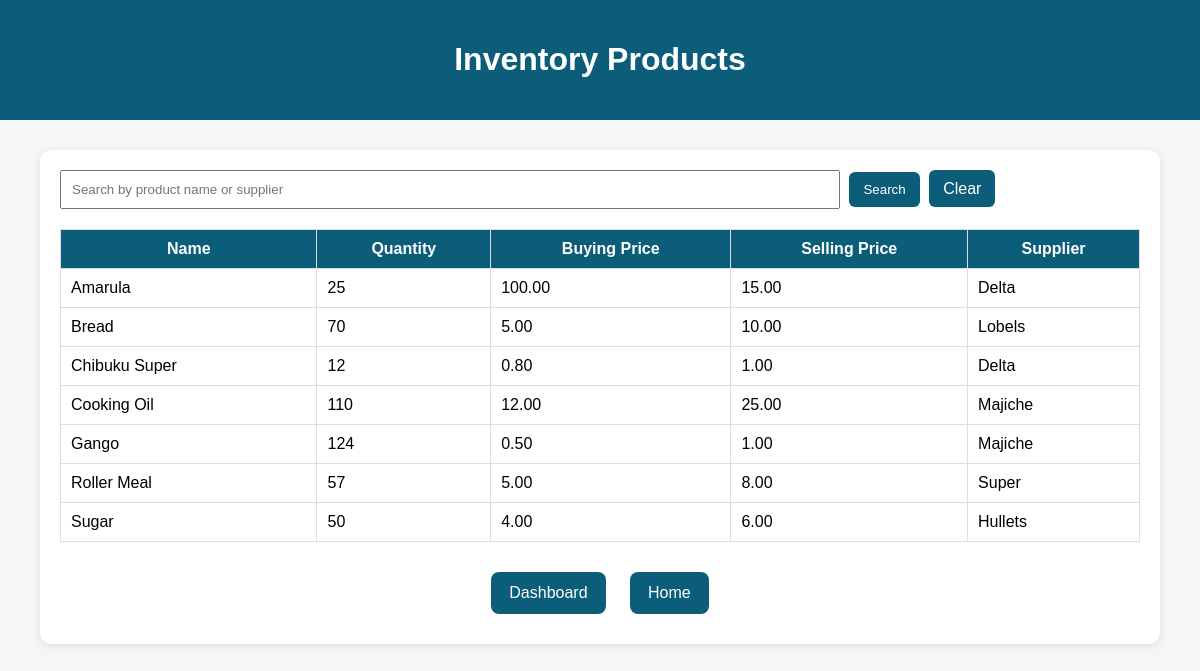
The page /products/ (signed in) on the database its author committed.
### core/models.py (models this page shows, shortened)
class Product(models.Model):
    name = models.CharField(max_length=200)
    quantity = models.IntegerField(default=0)
    buying_price = models.DecimalField(max_digits=10, decimal_places=2)
    selling_price = models.DecimalField(max_digits=10, decimal_places=2)
    supplier = models.CharField(max_length=200)
    date_added = models.DateTimeField(auto_now_add=True)

### core/views.py (the view)
# urls.py: path('products/', views.products, name='products'),
@login_required
def products(request):
    if not hasattr(request.user, 'userprofile'):
        return redirect('home')
    role = request.user.userprofile.role
    if role not in ['CEO', 'Manager']:
        return redirect('home')
    query = request.GET.get('q', '')
    products = Product.objects.all().order_by('name')
    if query:
        products = products.filter(
            Q(name__icontains=query) |
            Q(supplier__icontains=query)
        )
    return render(request, 'core/products.html', {
        'products': products,
        'query': query
    })

### core/templates/core/products.html (shortened to what this page needs)
<!DOCTYPE html>
<html>
<head>
</head>
<body>
    <div class="header">
        <h1>Inventory Products</h1>
    </div>
    <div class="container">
        <form method="GET" class="search-box">
            <input type="text" name="q" placeholder="Search by product name or supplier" value="{{ query }}">
            <button type="submit">Search</button>
            <a href="/products/">Clear</a>
        </form>
        <table>
            <tr>
                <th>Name</th>
                <th>Quantity</th>
                <th>Buying Price</th>
                <th>Selling Price</th>
                <th>Supplier</th>
            </tr>
            {% for product in products %}
            <tr>
                <td>{{ product.name }}</td>
                <td>{{ product.quantity }}</td>
                <td>{{ product.buying_price }}</td>
                <td>{{ product.selling_price }}</td>
                <td>{{ product.supplier }}</td>
            </tr>
            {% empty %}
            <tr>
                <td colspan="5">No products found</td>
            </tr>
            {% endfor %}
        </table>
        <div class="nav">
            <a href="/dashboard/">Dashboard</a>
            <a href="/home/">Home</a>
        </div>
    </div>
</body>
</html>

### core/templates/core/products.html (style rules this page uses)
body { font-family: Arial, sans-serif; background-color: #f4f6f8; margin: 0; padding: 0; }
.header { background-color: #0b5d7a; color: white; padding: 20px; text-align: center; }
.container { width: 90%; margin: 30px auto; background: white; padding: 20px; border-radius: 12px; box-shadow: 0 2px 8px rgba(0,0,0,0.1); }
.search-box { margin-bottom: 20px; }
.search-box input { width: 70%; padding: 10px; }
.search-box button, .search-box a { padding: 10px 14px; background-color: #0b5d7a; color: white; text-decoration: none; border: none; border-radius: 6px; margin-left: 5px; cursor: pointer; }
table { width: 100%; border-collapse: collapse; }
table, th, td { border: 1px solid #ddd; }
th { background-color: #0b5d7a; color: white; padding: 10px; }
td { padding: 10px; }
.nav { margin-top: 20px; text-align: center; }
.nav a { display: inline-block; margin: 10px; padding: 12px 18px; background-color: #0b5d7a; color: white; text-decoration: none; border-radius: 8px; }

### rows shown on the page
Product: name "Amarula", quantity "25", buying_price "100.00", selling_price "15.00", supplier "Delta"
Product: name "Bread", quantity "70", buying_price "5.00", selling_price "10.00", supplier "Lobels"
Product: name "Chibuku Super", quantity "12", buying_price "0.80", selling_price "1.00", supplier "Delta"
Product: name "Cooking Oil", quantity "110", buying_price "12.00", selling_price "25.00", supplier "Majiche"
Product: name "Gango", quantity "124", buying_price "0.50", selling_price "1.00", supplier "Majiche"
Product: name "Roller Meal", quantity "57", buying_price "5.00", selling_price "8.00", supplier "Super"
Product: name "Sugar", quantity "50", buying_price "4.00", selling_price "6.00", supplier "Hullets"
